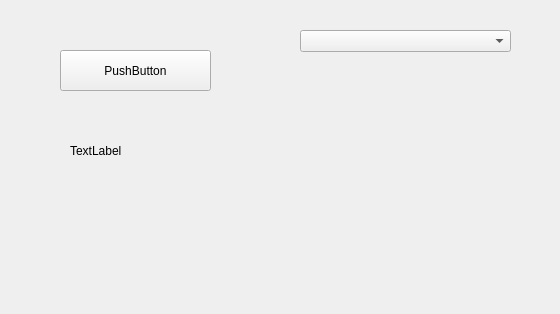
<?xml version="1.0" encoding="UTF-8"?>
<ui version="4.0">
 <class>MainWindow</class>
 <widget class="QMainWindow" name="MainWindow">
  <property name="geometry">
   <rect>
    <x>0</x>
    <y>0</y>
    <width>560</width>
    <height>314</height>
   </rect>
  </property>
  <property name="windowTitle">
   <string>MainWindow</string>
  </property>
  <widget class="QWidget" name="centralwidget">
   <widget class="QPushButton" name="pushButton">
    <property name="geometry">
     <rect>
      <x>60</x>
      <y>50</y>
      <width>151</width>
      <height>41</height>
     </rect>
    </property>
    <property name="text">
     <string>PushButton</string>
    </property>
   </widget>
   <widget class="QLabel" name="label">
    <property name="geometry">
     <rect>
      <x>70</x>
      <y>130</y>
      <width>161</width>
      <height>41</height>
     </rect>
    </property>
    <property name="text">
     <string>TextLabel</string>
    </property>
   </widget>
   <widget class="QComboBox" name="comboBox">
    <property name="geometry">
     <rect>
      <x>300</x>
      <y>30</y>
      <width>211</width>
      <height>22</height>
     </rect>
    </property>
   </widget>
  </widget>
 </widget>
 <resources/>
 <connections/>
</ui>
